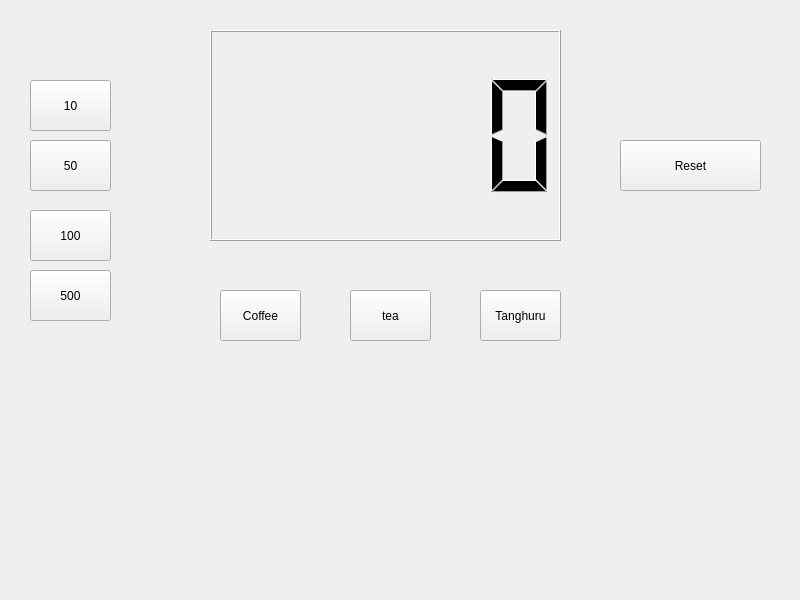
<?xml version="1.0" encoding="UTF-8"?>
<ui version="4.0">
 <class>Widget</class>
 <widget class="QWidget" name="Widget">
  <property name="geometry">
   <rect>
    <x>0</x>
    <y>0</y>
    <width>800</width>
    <height>600</height>
   </rect>
  </property>
  <property name="windowTitle">
   <string>Widget</string>
  </property>
  <widget class="QLCDNumber" name="lcdNumber">
   <property name="geometry">
    <rect>
     <x>210</x>
     <y>30</y>
     <width>351</width>
     <height>211</height>
    </rect>
   </property>
  </widget>
  <widget class="QPushButton" name="pbCoin10">
   <property name="geometry">
    <rect>
     <x>30</x>
     <y>80</y>
     <width>81</width>
     <height>51</height>
    </rect>
   </property>
   <property name="text">
    <string>10</string>
   </property>
  </widget>
  <widget class="QPushButton" name="pbCoin50">
   <property name="geometry">
    <rect>
     <x>30</x>
     <y>140</y>
     <width>81</width>
     <height>51</height>
    </rect>
   </property>
   <property name="text">
    <string>50</string>
   </property>
  </widget>
  <widget class="QPushButton" name="pbCoin100">
   <property name="geometry">
    <rect>
     <x>30</x>
     <y>210</y>
     <width>81</width>
     <height>51</height>
    </rect>
   </property>
   <property name="text">
    <string>100</string>
   </property>
  </widget>
  <widget class="QPushButton" name="pbCoin500">
   <property name="geometry">
    <rect>
     <x>30</x>
     <y>270</y>
     <width>81</width>
     <height>51</height>
    </rect>
   </property>
   <property name="text">
    <string>500</string>
   </property>
  </widget>
  <widget class="QPushButton" name="pbCoffee">
   <property name="geometry">
    <rect>
     <x>220</x>
     <y>290</y>
     <width>81</width>
     <height>51</height>
    </rect>
   </property>
   <property name="text">
    <string>Coffee</string>
   </property>
  </widget>
  <widget class="QPushButton" name="pbTea">
   <property name="geometry">
    <rect>
     <x>350</x>
     <y>290</y>
     <width>81</width>
     <height>51</height>
    </rect>
   </property>
   <property name="text">
    <string>tea</string>
   </property>
  </widget>
  <widget class="QPushButton" name="pbTang">
   <property name="geometry">
    <rect>
     <x>480</x>
     <y>290</y>
     <width>81</width>
     <height>51</height>
    </rect>
   </property>
   <property name="text">
    <string>Tanghuru</string>
   </property>
  </widget>
  <widget class="QPushButton" name="pbReset">
   <property name="geometry">
    <rect>
     <x>620</x>
     <y>140</y>
     <width>141</width>
     <height>51</height>
    </rect>
   </property>
   <property name="text">
    <string>Reset</string>
   </property>
  </widget>
 </widget>
 <resources/>
 <connections/>
</ui>
